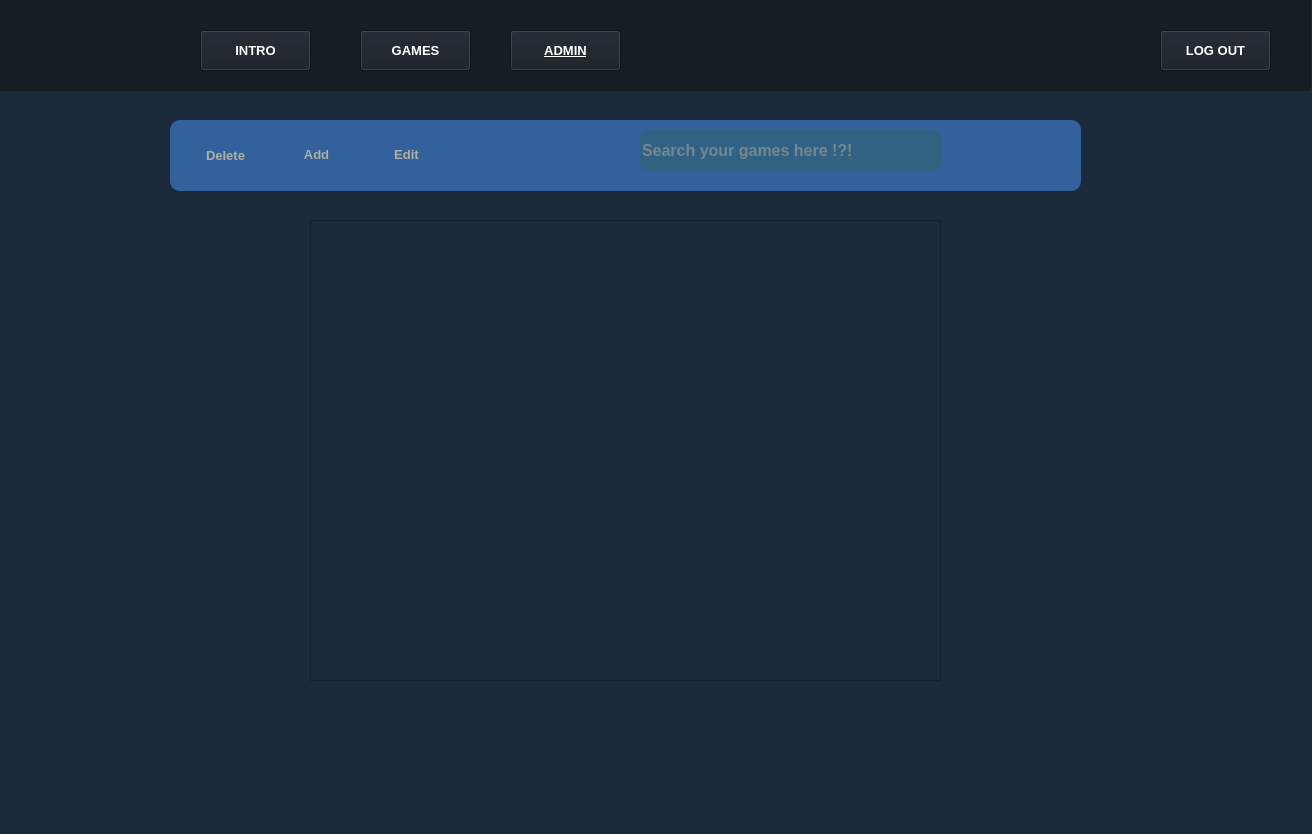
<?xml version="1.0" encoding="UTF-8"?>
<ui version="4.0">
 <class>MainWindow</class>
 <widget class="QMainWindow" name="MainWindow">
  <property name="geometry">
   <rect>
    <x>0</x>
    <y>0</y>
    <width>1312</width>
    <height>834</height>
   </rect>
  </property>
  <property name="windowTitle">
   <string>MainWindow</string>
  </property>
  <property name="styleSheet">
   <string notr="true">background-color: rgb(26, 42, 59);</string>
  </property>
  <property name="toolButtonStyle">
   <enum>Qt::ToolButtonTextBesideIcon</enum>
  </property>
  <widget class="QWidget" name="centralwidget">
   <widget class="QListWidget" name="test">
    <property name="geometry">
     <rect>
      <x>310</x>
      <y>220</y>
      <width>631</width>
      <height>461</height>
     </rect>
    </property>
    <property name="styleSheet">
     <string notr="true">color: rgb(175, 175, 162);</string>
    </property>
   </widget>
   <widget class="QWidget" name="widget_3" native="true">
    <property name="geometry">
     <rect>
      <x>170</x>
      <y>120</y>
      <width>911</width>
      <height>71</height>
     </rect>
    </property>
    <property name="styleSheet">
     <string notr="true">background-color: rgb(51, 97, 155);
border-radius: 10px;</string>
    </property>
    <widget class="QLabel" name="label_10">
     <property name="geometry">
      <rect>
       <x>11</x>
       <y>11</y>
       <width>16</width>
       <height>16</height>
      </rect>
     </property>
     <property name="maximumSize">
      <size>
       <width>50</width>
       <height>50</height>
      </size>
     </property>
     <property name="text">
      <string/>
     </property>
     <property name="pixmap">
      <pixmap>../../../../Downloads/Sản phẩm cuối kì/cinema-projector.png</pixmap>
     </property>
     <property name="scaledContents">
      <bool>true</bool>
     </property>
    </widget>
    <widget class="QPushButton" name="btnDelete">
     <property name="geometry">
      <rect>
       <x>10</x>
       <y>20</y>
       <width>91</width>
       <height>31</height>
      </rect>
     </property>
     <property name="font">
      <font>
       <pointsize>10</pointsize>
       <weight>75</weight>
       <bold>true</bold>
      </font>
     </property>
     <property name="styleSheet">
      <string notr="true">color: rgb(175, 175, 162);</string>
     </property>
     <property name="text">
      <string>Delete</string>
     </property>
    </widget>
    <widget class="QPushButton" name="btnAddDialog">
     <property name="geometry">
      <rect>
       <x>100</x>
       <y>20</y>
       <width>93</width>
       <height>28</height>
      </rect>
     </property>
     <property name="font">
      <font>
       <pointsize>10</pointsize>
       <weight>75</weight>
       <bold>true</bold>
      </font>
     </property>
     <property name="styleSheet">
      <string notr="true">color: rgb(175, 175, 162);</string>
     </property>
     <property name="text">
      <string>Add</string>
     </property>
    </widget>
    <widget class="QPushButton" name="btnEditDialog">
     <property name="geometry">
      <rect>
       <x>190</x>
       <y>20</y>
       <width>93</width>
       <height>28</height>
      </rect>
     </property>
     <property name="font">
      <font>
       <pointsize>10</pointsize>
       <weight>75</weight>
       <bold>true</bold>
      </font>
     </property>
     <property name="styleSheet">
      <string notr="true">color: rgb(175, 175, 162);</string>
     </property>
     <property name="text">
      <string>Edit</string>
     </property>
    </widget>
    <widget class="QLineEdit" name="txtValueSearch">
     <property name="geometry">
      <rect>
       <x>470</x>
       <y>10</y>
       <width>301</width>
       <height>41</height>
      </rect>
     </property>
     <property name="minimumSize">
      <size>
       <width>0</width>
       <height>0</height>
      </size>
     </property>
     <property name="font">
      <font>
       <pointsize>12</pointsize>
       <weight>75</weight>
       <bold>true</bold>
      </font>
     </property>
     <property name="styleSheet">
      <string notr="true">color: rgb(175, 175, 162);
background-color: rgb(49, 98, 130);</string>
     </property>
     <property name="text">
      <string/>
     </property>
     <property name="placeholderText">
      <string>Search your games here !?!</string>
     </property>
    </widget>
    <widget class="QPushButton" name="btnSearch">
     <property name="geometry">
      <rect>
       <x>780</x>
       <y>10</y>
       <width>51</width>
       <height>41</height>
      </rect>
     </property>
     <property name="contextMenuPolicy">
      <enum>Qt::PreventContextMenu</enum>
     </property>
     <property name="text">
      <string/>
     </property>
     <property name="icon">
      <iconset>
       <normaloff>../img/searching-magnifying-glass.png</normaloff>../img/searching-magnifying-glass.png</iconset>
     </property>
     <property name="iconSize">
      <size>
       <width>30</width>
       <height>30</height>
      </size>
     </property>
    </widget>
    <widget class="QPushButton" name="btnVoice">
     <property name="geometry">
      <rect>
       <x>840</x>
       <y>10</y>
       <width>51</width>
       <height>41</height>
      </rect>
     </property>
     <property name="contextMenuPolicy">
      <enum>Qt::PreventContextMenu</enum>
     </property>
     <property name="text">
      <string/>
     </property>
     <property name="icon">
      <iconset>
       <normaloff>../img/microphone-black-shape.png</normaloff>../img/microphone-black-shape.png</iconset>
     </property>
     <property name="iconSize">
      <size>
       <width>30</width>
       <height>30</height>
      </size>
     </property>
    </widget>
   </widget>
   <widget class="QWidget" name="widget" native="true">
    <property name="geometry">
     <rect>
      <x>0</x>
      <y>0</y>
      <width>1311</width>
      <height>91</height>
     </rect>
    </property>
    <property name="styleSheet">
     <string notr="true">background-color: rgb(23, 29, 37);</string>
    </property>
    <widget class="QPushButton" name="btn_ADMIN">
     <property name="geometry">
      <rect>
       <x>510</x>
       <y>30</y>
       <width>111</width>
       <height>41</height>
      </rect>
     </property>
     <property name="font">
      <font>
       <pointsize>10</pointsize>
       <weight>75</weight>
       <bold>true</bold>
       <underline>true</underline>
      </font>
     </property>
     <property name="styleSheet">
      <string notr="true">color: rgb(255, 255, 255);</string>
     </property>
     <property name="text">
      <string>ADMIN</string>
     </property>
    </widget>
    <widget class="QPushButton" name="btn_GAMES">
     <property name="geometry">
      <rect>
       <x>360</x>
       <y>30</y>
       <width>111</width>
       <height>41</height>
      </rect>
     </property>
     <property name="font">
      <font>
       <pointsize>10</pointsize>
       <weight>75</weight>
       <bold>true</bold>
      </font>
     </property>
     <property name="styleSheet">
      <string notr="true">color: rgb(255, 255, 255);</string>
     </property>
     <property name="text">
      <string>GAMES</string>
     </property>
    </widget>
    <widget class="QPushButton" name="btn_INTRO">
     <property name="geometry">
      <rect>
       <x>200</x>
       <y>30</y>
       <width>111</width>
       <height>41</height>
      </rect>
     </property>
     <property name="font">
      <font>
       <pointsize>10</pointsize>
       <weight>75</weight>
       <bold>true</bold>
      </font>
     </property>
     <property name="styleSheet">
      <string notr="true">color: rgb(255, 255, 255);</string>
     </property>
     <property name="text">
      <string>INTRO</string>
     </property>
    </widget>
    <widget class="QPushButton" name="btn_LOGOUT">
     <property name="geometry">
      <rect>
       <x>1160</x>
       <y>30</y>
       <width>111</width>
       <height>41</height>
      </rect>
     </property>
     <property name="font">
      <font>
       <pointsize>10</pointsize>
       <weight>75</weight>
       <bold>true</bold>
      </font>
     </property>
     <property name="styleSheet">
      <string notr="true">color: rgb(255, 255, 255);</string>
     </property>
     <property name="text">
      <string>LOG OUT</string>
     </property>
    </widget>
    <widget class="QLabel" name="label">
     <property name="geometry">
      <rect>
       <x>20</x>
       <y>20</y>
       <width>51</width>
       <height>51</height>
      </rect>
     </property>
     <property name="text">
      <string/>
     </property>
     <property name="pixmap">
      <pixmap>../img/steam.png</pixmap>
     </property>
     <property name="scaledContents">
      <bool>true</bool>
     </property>
    </widget>
   </widget>
  </widget>
  <widget class="QMenuBar" name="menubar">
   <property name="geometry">
    <rect>
     <x>0</x>
     <y>0</y>
     <width>1312</width>
     <height>26</height>
    </rect>
   </property>
  </widget>
  <widget class="QStatusBar" name="statusbar"/>
 </widget>
 <resources/>
 <connections/>
</ui>
